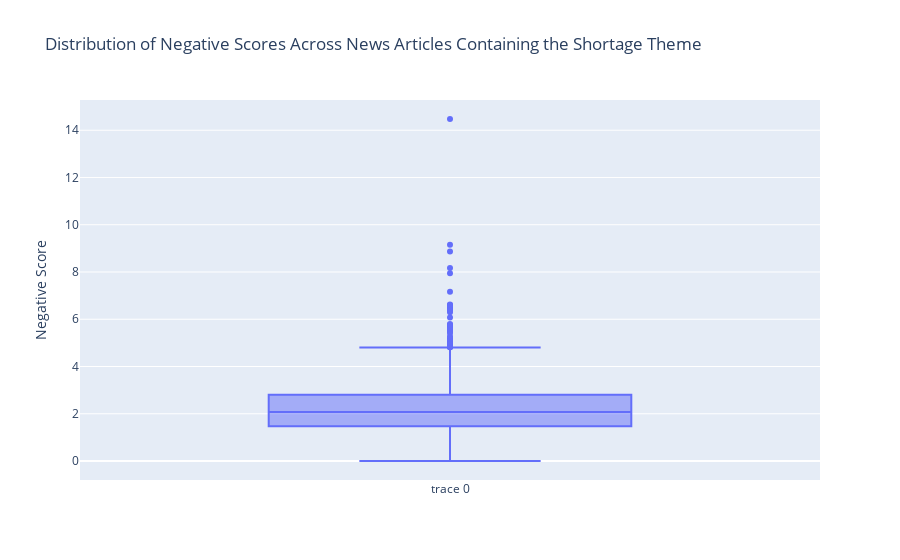

Notebook code for this chart:
### Code cell
# Create a boxplot of the 'negative_score' column.
data = go.Box(y=master['negative_score'])
layout = go.Layout(title='Distribution of Negative Scores Across News Articles Containing the Shortage Theme', 
                   yaxis=dict(title='Negative Score')) 
fig = go.Figure(data=data, layout=layout) 
fig.show()

### Figure 1 — Plotly figure (JSON) as saved in the notebook; plotly's stock layout.template omitted (floating-point values rounded to 4 significant figures; data arrays with more than 128 entries replaced by an {"elided": "..."} marker saying what was removed)
{"data": [{"type": "box", "y": {"elided": "1100 float values"}}], "layout": {"title": {"text": "Distribution of Negative Scores Across News Articles Containing the Shortage Theme"}, "yaxis": {"title": {"text": "Negative Score"}}}}
